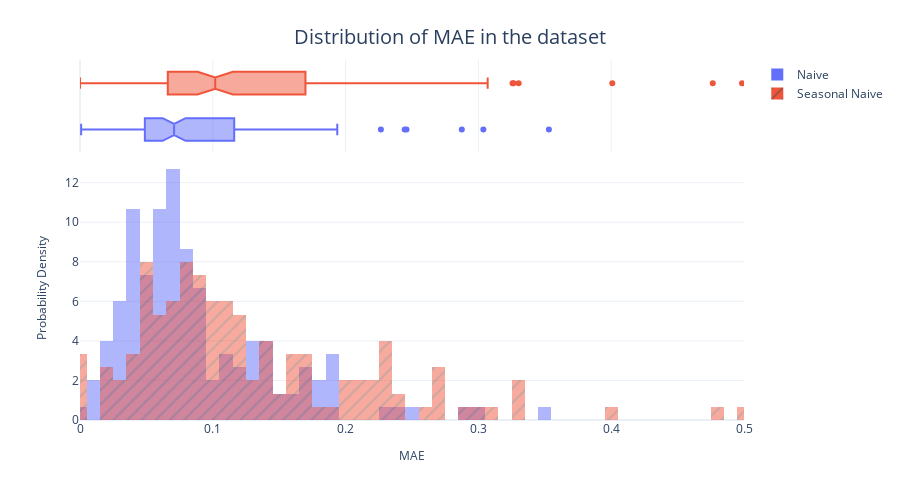

The notebook cell this image was saved under:
### Code cell
fig = px.histogram(baseline_metrics_val_df, 
                   x="MAE", 
                   color="Algorithm",
                   pattern_shape="Algorithm", 
                   marginal="box", 
                   nbins=100, 
                   barmode="overlay",
                   histnorm="probability density")
fig = format_plot(fig, xlabel="MAE", ylabel="Probability Density", title="Distribution of MAE in the dataset")
# fig.write_image("imgs/chapter_4/mae_dist.png")
fig.update_layout(xaxis_range=[0,0.5])
fig.show()

### Figure 1 — Plotly figure (JSON) as saved in the notebook; plotly's stock layout.template omitted (floating-point values rounded to 4 significant figures; data arrays with more than 128 entries replaced by an {"elided": "..."} marker saying what was removed)
{"data": [{"alignmentgroup": "True", "bingroup": "x", "histnorm": "probability density", "hovertemplate": "Algorithm=Naive<br>MAE=%{x}<br>probability density=%{y}<extra></extra>", "legendgroup": "Naive", "marker": {"color": "#636efa", "opacity": 0.5, "pattern": {"shape": ""}}, "name": "Naive", "nbinsx": 100, "offsetgroup": "Naive", "orientation": "v", "showlegend": true, "type": "histogram", "x": {"elided": "150 float values"}, "xaxis": "x", "yaxis": "y"}, {"alignmentgroup": "True", "hovertemplate": "Algorithm=Naive<br>MAE=%{x}<extra></extra>", "legendgroup": "Naive", "marker": {"color": "#636efa"}, "name": "Naive", "notched": true, "offsetgroup": "Naive", "showlegend": false, "type": "box", "x": {"elided": "150 float values"}, "xaxis": "x2", "yaxis": "y2"}, {"alignmentgroup": "True", "bingroup": "x", "histnorm": "probability density", "hovertemplate": "Algorithm=Seasonal Naive<br>MAE=%{x}<br>probability density=%{y}<extra></extra>", "legendgroup": "Seasonal Naive", "marker": {"color": "#EF553B", "opacity": 0.5, "pattern": {"shape": "/"}}, "name": "Seasonal Naive", "nbinsx": 100, "offsetgroup": "Seasonal Naive", "orientation": "v", "showlegend": true, "type": "histogram", "x": {"elided": "150 float values"}, "xaxis": "x", "yaxis": "y"}, {"alignmentgroup": "True", "hovertemplate": "Algorithm=Seasonal Naive<br>MAE=%{x}<extra></extra>", "legendgroup": "Seasonal Naive", "marker": {"color": "#EF553B"}, "name": "Seasonal Naive", "notched": true, "offsetgroup": "Seasonal Naive", "showlegend": false, "type": "box", "x": {"elided": "150 float values"}, "xaxis": "x2", "yaxis": "y2"}], "layout": {"autosize": false, "barmode": "overlay", "height": 500, "legend": {"title": {}, "tracegroupgap": 0}, "margin": {"t": 60}, "title": {"font": {"size": 20}, "text": "Distribution of MAE in the dataset", "x": 0.5, "xanchor": "center", "yanchor": "top"}, "width": 900, "xaxis": {"anchor": "y", "domain": [0, 1], "range": [0, 0.5], "title": {"font": {"size": 12}, "text": "MAE"}}, "xaxis2": {"anchor": "y2", "domain": [0, 1], "matches": "x", "showgrid": true, "showticklabels": false}, "yaxis": {"anchor": "x", "domain": [0, 0.7326], "title": {"font": {"size": 12}, "text": "Probability Density"}}, "yaxis2": {"anchor": "x2", "domain": [0.7426, 1], "matches": "y2", "showgrid": false, "showline": false, "showticklabels": false, "ticks": ""}}}
